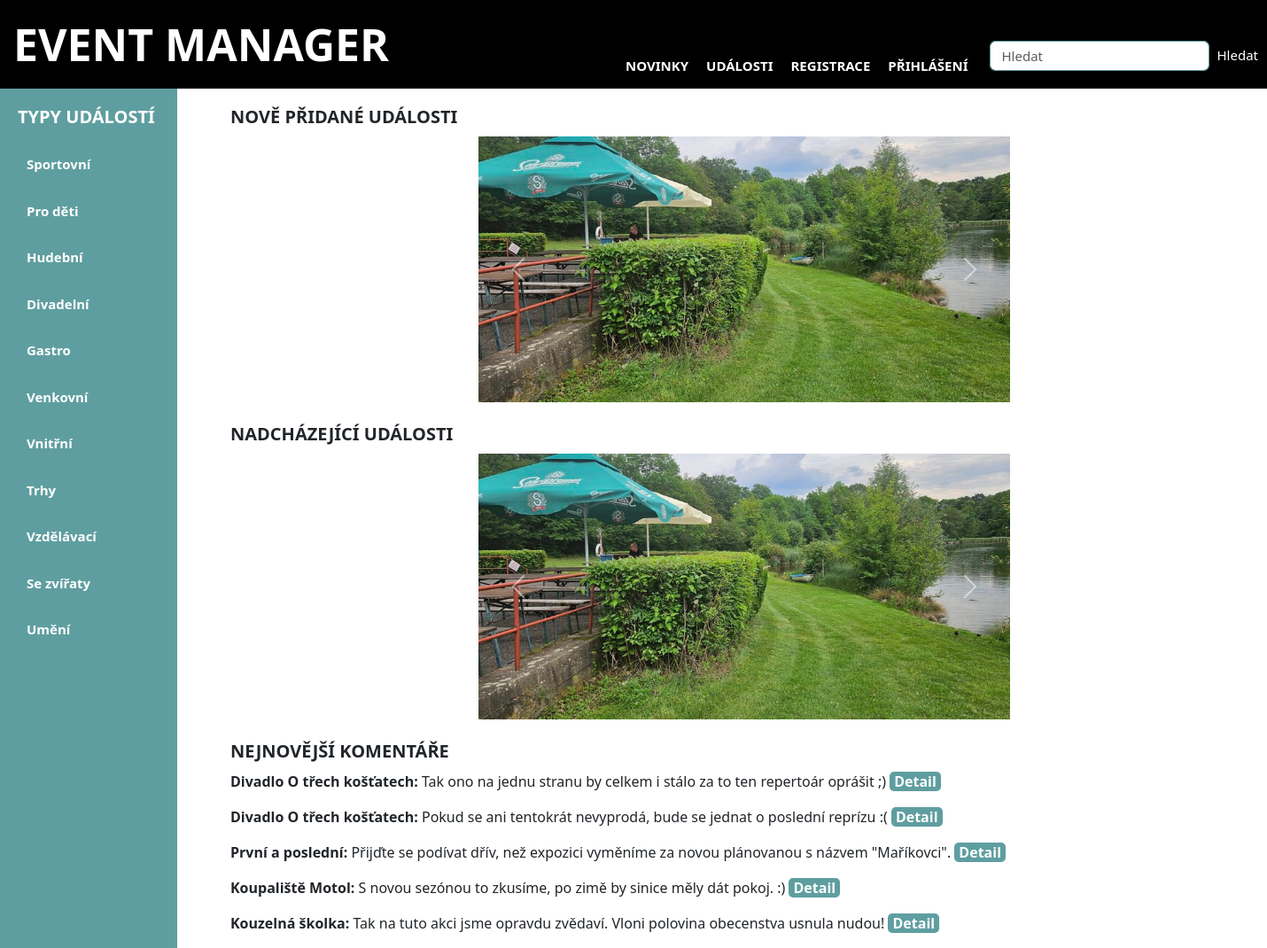
The page /main_page/ on the database its author committed.
### viewer/models.py (models this page shows, shortened)
class EventType(Model):
    name = CharField(max_length=128)
    is_approved = models.BooleanField(default=False)  # Výchozí hodnota je False (neschváleno)
    class Meta:
        permissions = [
            ('custom_add_eventtype', 'Can add event type'),  # změňte název na něco jedinečného
        ]

class Event(Model):
  name = CharField(max_length=128)
  describtion = CharField(max_length=6000, default="")
  eventType = ManyToManyField(EventType)
  date = DateField(default=timezone.now)
  create_date = DateTimeField(auto_now_add=True)
  place = CharField(max_length=128, default="")
  entry = BooleanField(default=False)
  user = ForeignKey(User, on_delete=DO_NOTHING, default=1)
  link = URLField(max_length=200, blank=True, null=True)
  image = ImageField(upload_to='event_images/', blank=False, null=True)
  attendees = models.ManyToManyField(User, related_name="events_attending", blank=True)
  capacity = models.PositiveIntegerField(null=True, blank=True, default=None)  # None znamená neomezeno
  is_capacity_limited = models.BooleanField(default=False)
  is_approved = models.BooleanField(default=False)  # Výchozí hodnota je False (ne schváleno)

class Comment(Model):
  comment = CharField(max_length=500)
  event = ForeignKey(Event, on_delete=models.CASCADE, default="")
  comment_date = models.DateTimeField(default=timezone.now)
  user = ForeignKey(User, on_delete=models.CASCADE, default=1)

### viewer/views.py (the view)
# urls.py: path('main_page/', main_page, name='main_page'),
def main_page(request):
  return render(
    request,
    "main_page.html",
    context={
        "newest_events": Event.objects.filter(date__gte=timezone.now().date(), is_approved=True).order_by("-create_date")[:5],
        "nearest_events": Event.objects.filter(date__gte=timezone.now().date(), is_approved=True).order_by("date")[:5],
        "newest_comments": Comment.objects.order_by("-comment_date").all()[:5],
    }
  )

### viewer/views.py (called while the page is built)
def global_data(request):
    data = EventType.objects.filter(is_approved=True)
    return {'type_list': data}

### viewer/templates/main_page.html (shortened to what this page needs)
{% extends "base.html" %}
{% block content %}
<h3>NOVĚ PŘIDANÉ UDÁLOSTI</h3>
<div id="newestCarousel" class="carousel slide" data-bs-ride="carousel" style="max-width: 600px; margin: auto;">
    <div class="carousel-inner">
        {% for event in newest_events %}
        {% if event.image %}
        <div class="carousel-item {% if forloop.first %}active{% endif %}">
            <a href="/detail/{{ event.pk }}">
                <img src="{{ event.image.url }}" class="d-block w-100" alt="{{ event.title }}" style="height: 300px; object-fit: cover;">
            </a>
        </div>
        {% endif %}
        {% endfor %}
    </div>
    <button class="carousel-control-prev" type="button" data-bs-target="#newestCarousel" data-bs-slide="prev">
        <span class="carousel-control-prev-icon" aria-hidden="true"></span>
    </button>
    <button class="carousel-control-next" type="button" data-bs-target="#newestCarousel" data-bs-slide="next">
        <span class="carousel-control-next-icon" aria-hidden="true"></span>
    </button>
</div>
<br>
<h3>NADCHÁZEJÍCÍ UDÁLOSTI</h3>
<div id="upcomingCarousel" class="carousel slide" data-bs-ride="carousel" style="max-width: 600px; margin: auto;">
    <div class="carousel-inner">
        {% for event in nearest_events %}
        {% if event.image %}
        <div class="carousel-item {% if forloop.first %}active{% endif %}">
            <a href="/detail/{{ event.pk }}">
                <img src="{{ event.image.url }}" class="d-block w-100" alt="{{ event.title }}" style="height: 300px; object-fit: cover;">
            </a>
        </div>
        {% endif %}
        {% endfor %}
    </div>
    <button class="carousel-control-prev" type="button" data-bs-target="#upcomingCarousel" data-bs-slide="prev">
        <span class="carousel-control-prev-icon" aria-hidden="true"></span>
    </button>
    <button class="carousel-control-next" type="button" data-bs-target="#upcomingCarousel" data-bs-slide="next">
        <span class="carousel-control-next-icon" aria-hidden="true"></span>
    </button>
</div>
<br>
<h3>NEJNOVĚJŠÍ KOMENTÁŘE</h3>
{% for comment in newest_comments %}
<p> <strong>{{ comment.event.name }}:</strong>  {{ comment.comment }}
    <a href="/detail/{{comment.event.pk}}" class="button">Detail</a></p>
{% endfor %}
{% endblock %}

### viewer/templates/base.html (shortened to what this page needs)
<!DOCTYPE html>
<html lang="cs">
<head>
    <link href="https://cdn.jsdelivr.net/npm/bootstrap@5.3.0/dist/css/bootstrap.min.css" rel="stylesheet">
    {% load static %}
    <link rel="stylesheet" href="{% static 'styles.css' %}">
</head>
<body>
    <nav class="header">
        <div class="logo">EVENT MANAGER</div>
        <nav class="nav-bar">
            <a href="{% url 'main_page' %}">NOVINKY</a>
            <a href="{% url 'events' %}">UDÁLOSTI</a>
            {% if request.user.is_authenticated %}
                <a href="{% url 'my_attendees' %}">MOJE AKCE</a>
                <a href="{% url 'my_page' %}">MŮJ ÚČET - {{ request.user.username }}</a>
                <a href="{% url 'logout' %}">ODHLÁSIT</a>
            {% else %}
                <a href="{% url 'sign_up' %}">REGISTRACE</a>
                <a href="{% url 'login' %}">PŘIHLÁŠENÍ</a>
            {% endif %}
            <form class="d-flex" method="get" action="{% url 'search' %}">
                <input type="text" name="query" class="form-control me-2" placeholder="Hledat" aria-label="Search" required="" id="id_query">
                <button class="btn btn-outline-success" type="submit">Hledat</button>
            </form>
        </nav>
    </nav>
    <div class="container">
        <div class="left-sidebar">
            <h3>TYPY UDÁLOSTÍ</h3>
            <ul>
                {% for type in type_list %}
                    {% if type.is_approved %}
                        <li><a href="{% url 'type_filter' type.pk %}">{{ type.name }}</a></li>
                    {% endif %}
                {% endfor %}
            </ul>
        </div>
        <div class="content">
            <div>
                {% block content %}{% endblock %}
            </div>
        </div>
    </div>
    </body>
</html>

### viewer/static/styles.css (style rules this page uses)
.header { display: flex; justify-content: space-between; align-items: center; padding-left: 10px; margin-top: 0px; background-color: #000; margin-left: 0px !important; margin-right: 0px; }
.logo { font-size: 50px; font-weight: bold; color: white; margin-left: 5px !important; }
.nav-bar { display: flex; font-size: 18px; justify-content: center; gap: 10px; align-items: flex-end; background-color: #000; margin-right: 10px; margin-bottom: 10px; min-height: 90px; }
.nav-bar a { text-decoration: none; padding: 5px; color: white; }
.container { display: flex; background-color: #FFFFFF !important; padding: 0px; min-height: 100vh; margin-left: 0px !important; }
.content { flex-grow: 1; padding-top: 20px; padding-left: 40px; padding-right: 0px; min-width: 1200px; }
.left-sidebar { width: 200px; min-width: 200px; padding: 20px; background-color: #5F9EA0; border: 0px solid #ddd; font-size: 20px; margin-right: 20px; }
.left-sidebar h3 { margin-bottom: 20px; color: white; }
.left-sidebar ul { list-style-type: none; padding-left: 0; margin: 10; }
.left-sidebar li { margin-bottom: 10px; }
.left-sidebar a { color: white; text-decoration: none; display: block; border-radius: 5px; padding: 10px; }
img { width: 500px; height: auto; }
h3 { margin-bottom: 10px; font-size: 20px; font-weight: bold; }
a { font-size: 15px; }
.form-control { margin: 10px; display: block; width: 100%; padding: 0.375rem 0.75rem; font-size: 15px; line-height: 1; color: #495057; background-color: #fff; background-clip: padding-box; border: 1px solid #5F9EA0; }
.btn-outline-success { background-color: #000000; color: white; border: none; padding: 15px 0px; height: 5px; border-radius: 5px; font-size: 15px; cursor: pointer; margin: 0px 0 15px 0; }
.button { background-color: #5F9EA0; color: white; border: none; padding: 0px 5px; border-radius: 5px; font-size: 16px; cursor: pointer; text-decoration: none; }
a { color: #000; text-decoration: none; font-weight: bold; font-size: 15px; }

### rows shown on the page
EventType: name "Sportovní"
EventType: name "Pro děti"
EventType: name "Hudební"
EventType: name "Divadelní"
EventType: name "Gastro"
EventType: name "Venkovní"
EventType: name "Vnitřní"
EventType: name "Trhy"
EventType: name "Vzdělávací"
EventType: name "Se zvířaty"
EventType: name "Umění"
Event: image (picture)
Comment: event.name "Divadlo O třech košťatech", comment "Tak ono na jednu stranu by celkem i stálo za to ten repertoár oprášit ;)"
Comment: event.name "Divadlo O třech košťatech", comment "Pokud se ani tentokrát nevyprodá, bude se jednat o poslední reprízu :("
Comment: event.name "První a poslední", comment "Přijďte se podívat dřív, než expozici vyměníme za novou plánovanou s názvem \"Maříkovci\"."
Comment: event.name "Koupaliště Motol", comment "S novou sezónou to zkusíme, po zimě by sinice měly dát pokoj. :)"
Comment: event.name "Kouzelná školka", comment "Tak na tuto akci jsme opravdu zvědaví. Vloni polovina obecenstva usnula nudou!"
